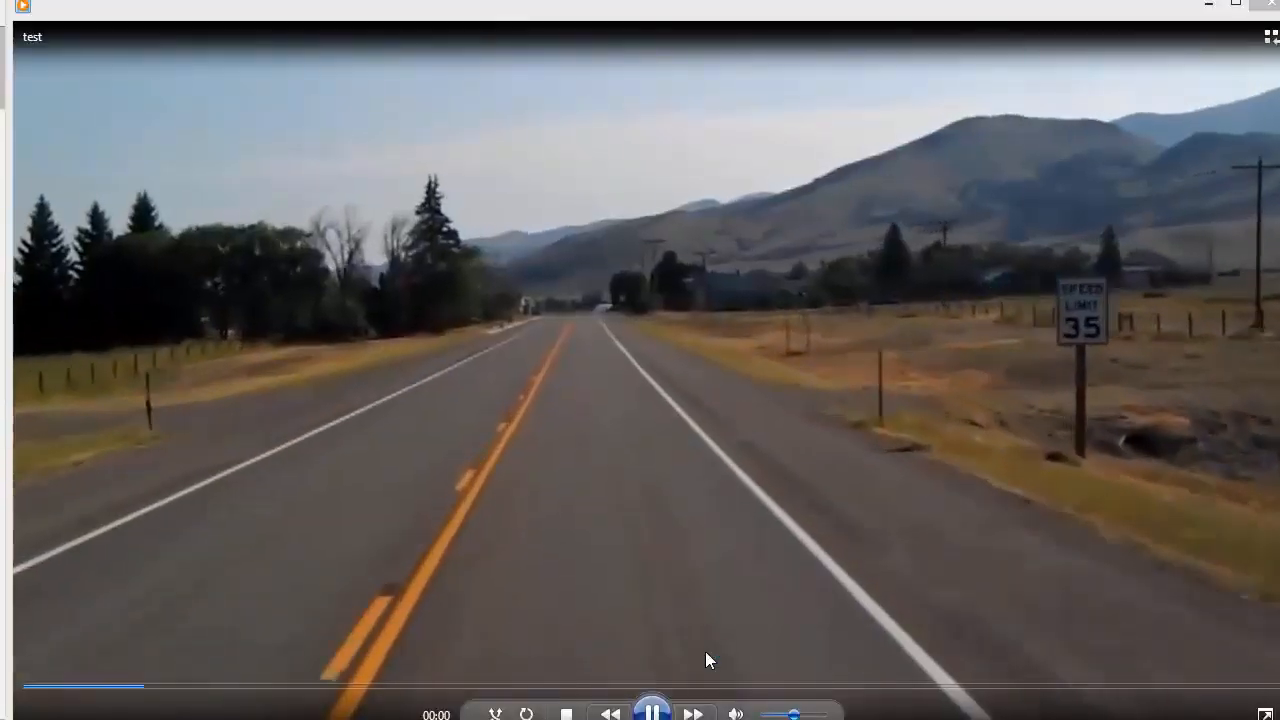
#> input picture frame 27 of path_detection/test.mp4, 1280 x 720 px
$ python step_3.py
#> lines starting #> are read from the running program, lines starting #| are printed output that depends on the picture; after the words box and inside, x2 and y2 are one past the last pixel; in counts of white or black regions, pixels touching at a corner belong together
#> further down, frame is the input picture: shape (720, 1280, 3); mean B, G, R 95.6, 96.4, 100.3
import matplotlib.pylab as plt
import cv2
import numpy as np


def region_of_interest(img, vertices):
    mask = np.zeros_like(img)
    match_mask_color = 255
    cv2.fillPoly(mask, vertices, match_mask_color)
    masked_image = cv2.bitwise_and(img, mask)
    return masked_image


def drow_the_lines(img, lines):

    for line in lines:
        for x1, y1, x2, y2 in line:
            cv2.line(img, (x1,y1), (x2,y2), (0, 255, 0), thickness=10)
    return img

def process(image):
    print(image.shape)
#| (720, 1280, 3)
    height = image.shape[0]
    width = image.shape[1]

    region_of_interest_vertices = [(0, height),(width/2, height/2),(width, height)]

    gray_image = cv2.cvtColor(image, cv2.COLOR_RGB2GRAY)
    canny_image = cv2.Canny(gray_image, 100, 120)
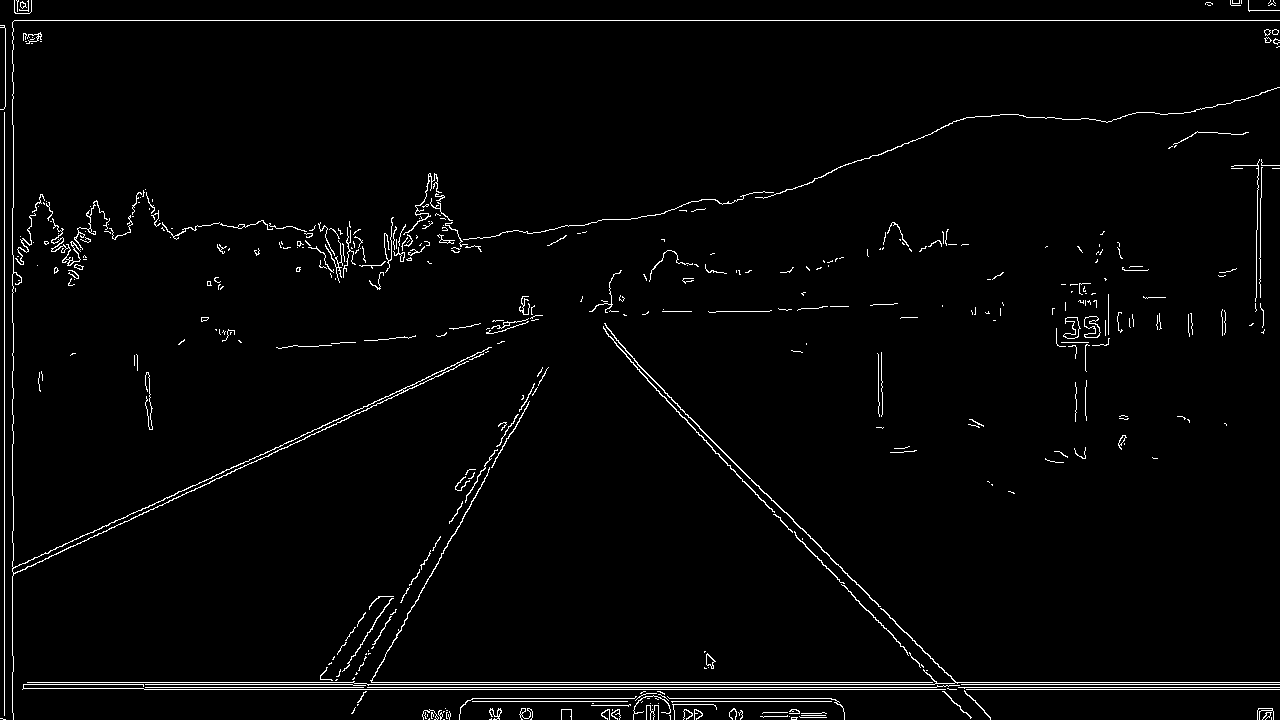
#> canny_image: shape (720, 1280); 2.3% white in thin lines or dots
    cropped_image = region_of_interest(canny_image,np.array([region_of_interest_vertices], np.int32),)
#> in region_of_interest, `cv2.fillPoly(mask, vertices, match_mask_color)`:
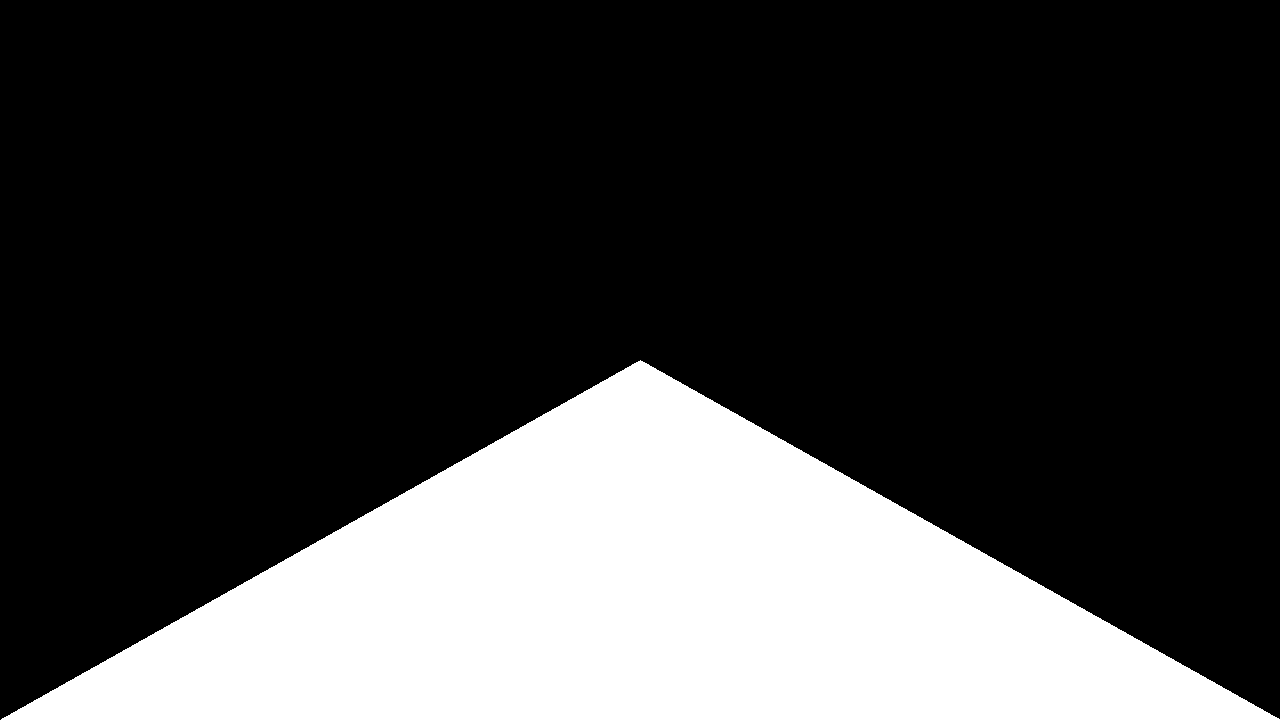
#> mask: shape (720, 1280); 25% white; 1 white region, box (x1, y1, x2, y2) and area: (1, 360, 1280, 720) 230680
#> in region_of_interest, `masked_image = cv2.bitwise_and(img, mask)`:
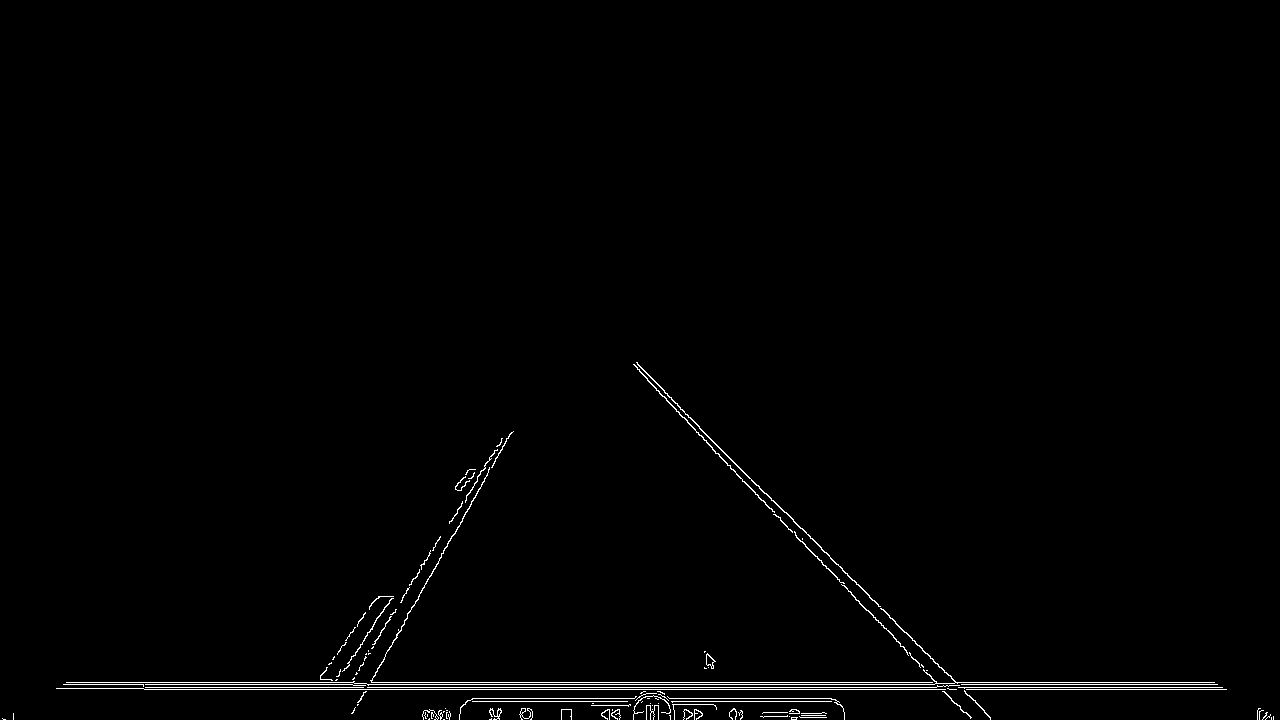
#> masked_image: shape (720, 1280); 0.96% white in thin lines or dots, all inside (x1, y1, x2, y2) = (2, 362, 1274, 720)

    lines = cv2.HoughLinesP(cropped_image,rho=2,theta=np.pi/180,threshold=50,lines=np.array([]),minLineLength=40,maxLineGap=100)
#> lines = 32 rows, first 6: [145, 687, 1222, 687], [63, 684, 1217, 684], [66, 682, 1214, 682], [712, 449, 970, 717], [466, 701, 838, 701], [472, 698, 831, 698]
    image_with_lines = drow_the_lines(image, lines)
#> the loop in drow_the_lines, `for line in lines:` made 32 passes
#> after the loop in drow_the_lines, `for line in lines:`:
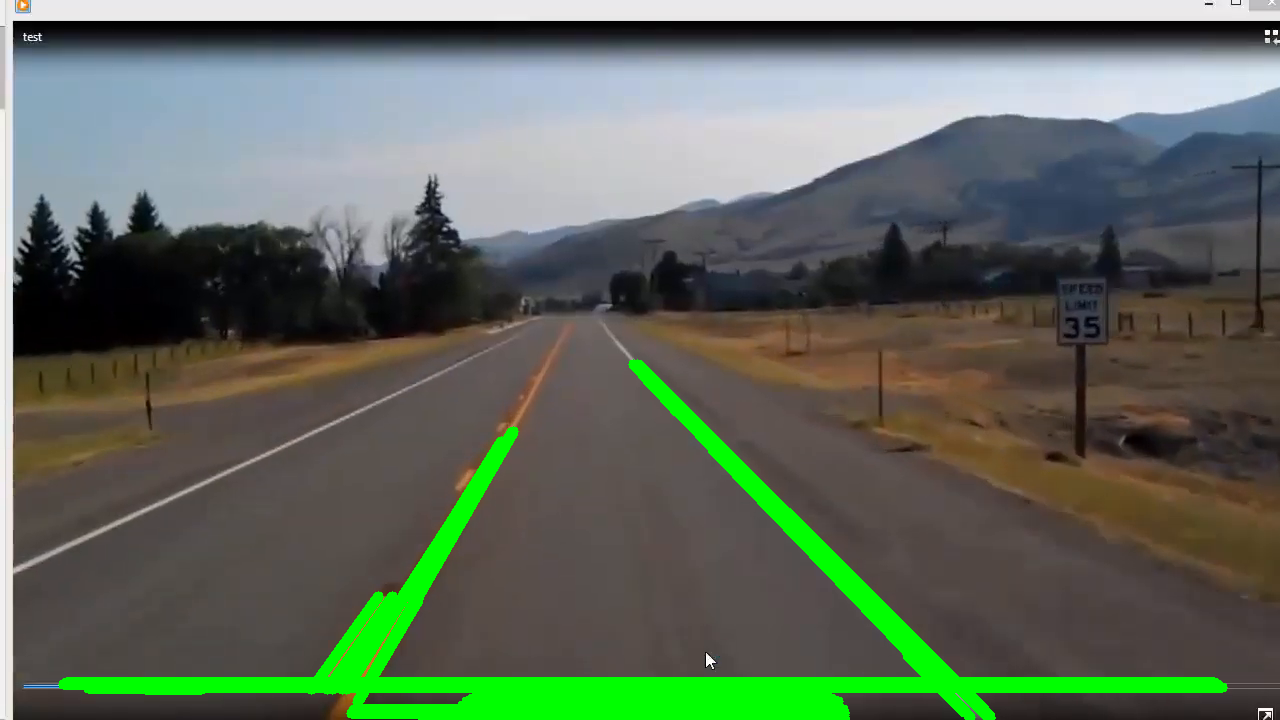
#> img: shape (720, 1280, 3); mean B, G, R 91.1, 105.2, 94.6
    return image_with_lines

cap = cv2.VideoCapture('test.mp4')


while cap.isOpened():
    ret, frame = cap.read()
    frame = process(frame)
    cv2.imshow('frame', frame)
    if cv2.waitKey(1) & 0xFF == ord('q'):
#> (key q is pressed here)
        break
cap.release()

cv2.destroyAllWindows()

$ run again, starting later in the video
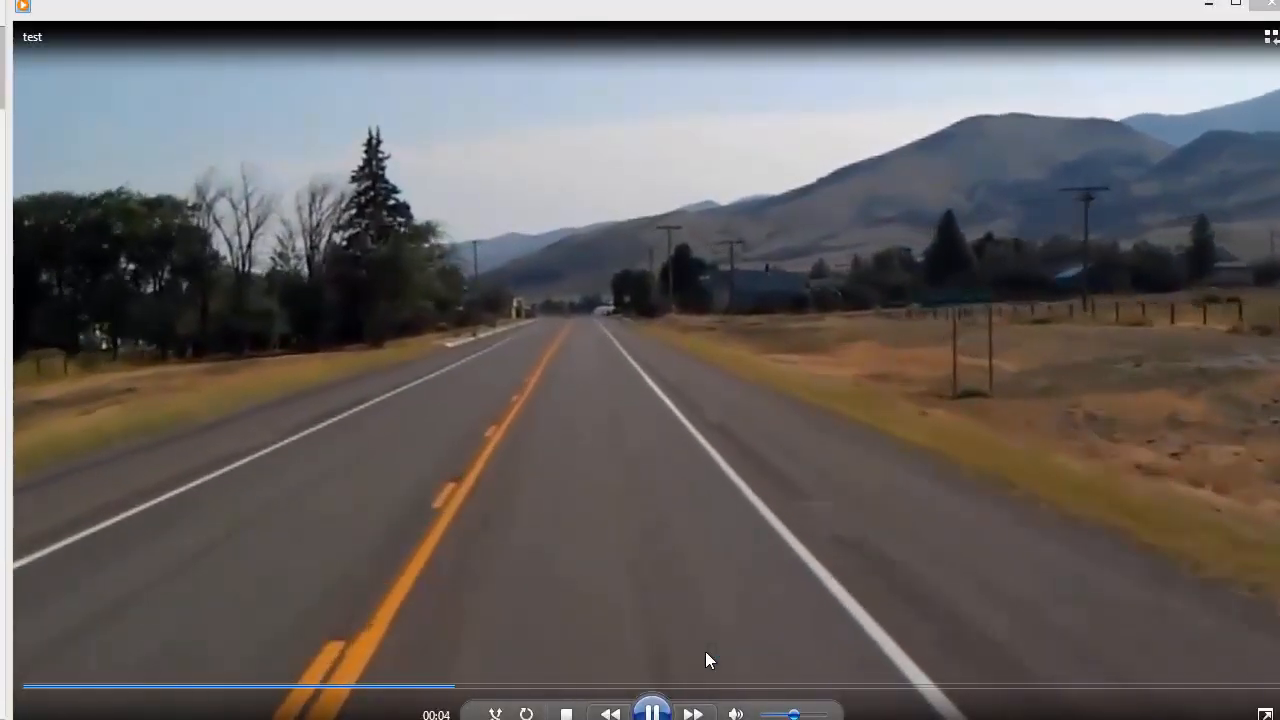
#> input picture frame 124 of path_detection/test.mp4, 1280 x 720 px
#> frame is the input picture: shape (720, 1280, 3); mean B, G, R 96.2, 97.3, 102.1
#| (720, 1280, 3)
#> in process, `canny_image = cv2.Canny(gray_image, 100, 120)`:
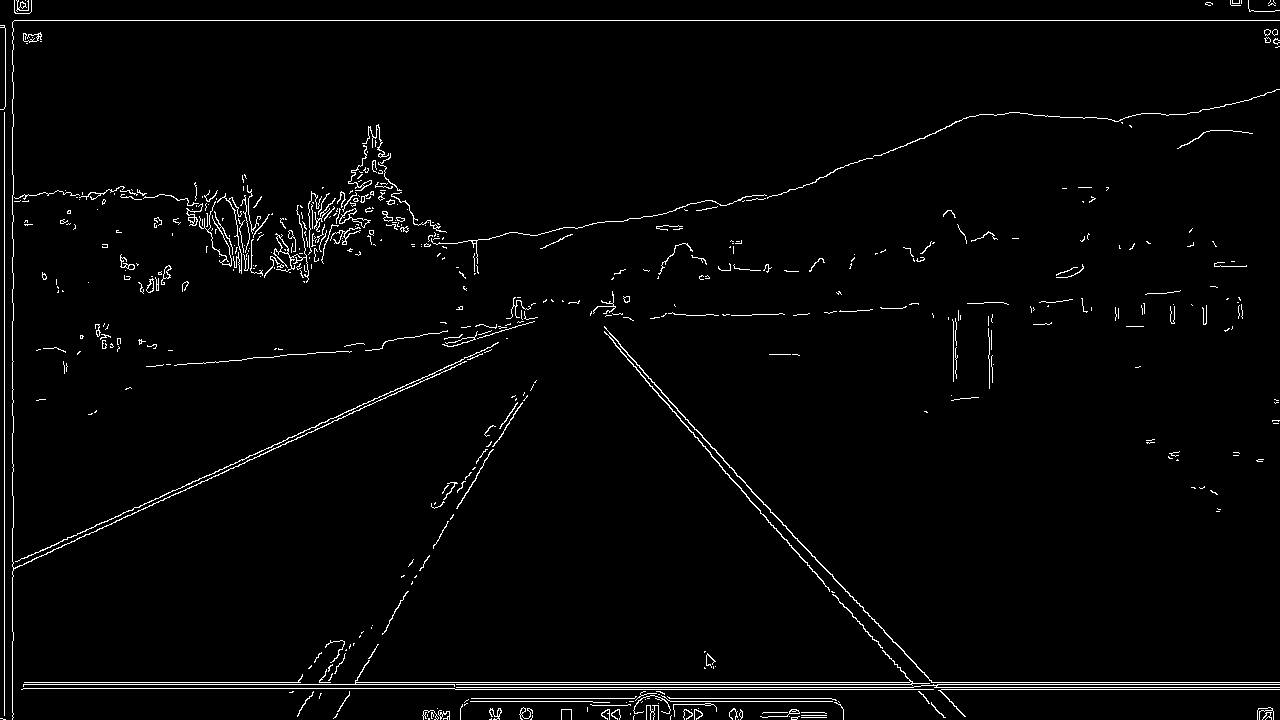
#> canny_image: shape (720, 1280); 2.3% white in thin lines or dots
#> mask: shape (720, 1280); 25% white; 1 white region, box (x1, y1, x2, y2) and area: (1, 360, 1280, 720) 230680
#> masked_image: shape (720, 1280); 0.88% white in thin lines or dots, all inside (x1, y1, x2, y2) = (2, 362, 1274, 720)
#> lines = 34 rows, first 6: [56, 688, 454, 688], [63, 684, 1217, 684], [66, 682, 1214, 682], [648, 378, 956, 708], [465, 701, 951, 701], [298, 713, 962, 713]
#> the loop in drow_the_lines, `for line in lines:` made 34 passes
#> after the loop in drow_the_lines, `for line in lines:`:
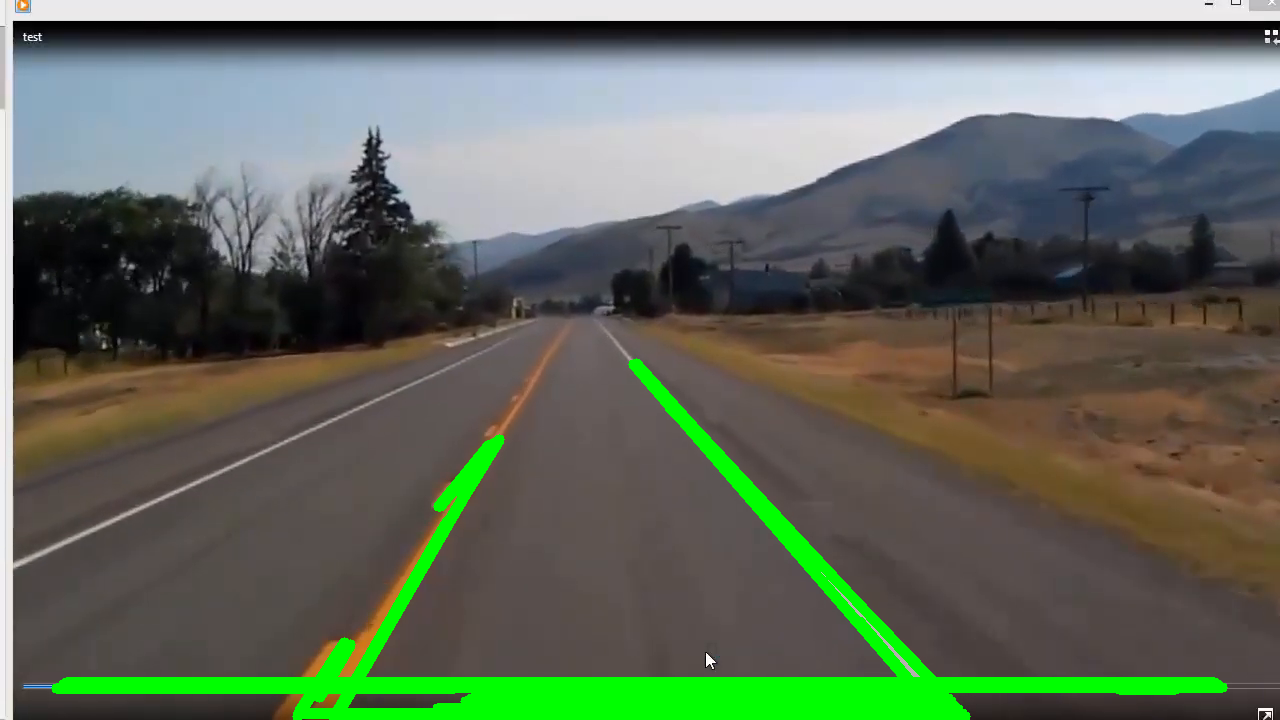
#> img: shape (720, 1280, 3); mean B, G, R 91.7, 105.9, 96.7
